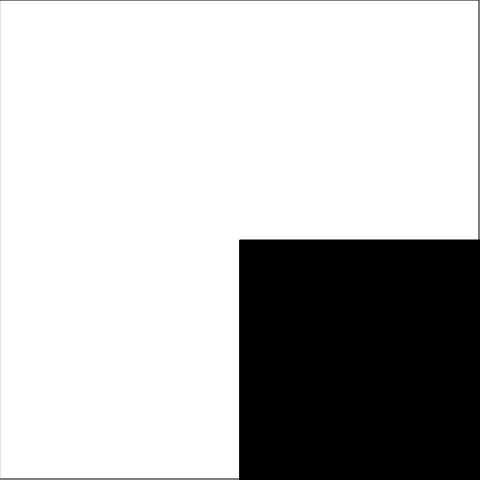
Frame 1 (no input)
Frame 60 (no input): identical to frame 1, image omitted
Frame 120 (the mouse pressed at the canvas centre since frame 60): identical to frame 1, image omitted

The p5.js sketch that drew this single still picture (run headless with seeded random() and noise() and a simulated clock; from frame 60 on, the mouse is pressed at the canvas centre):

// p5.js sketch
// ── sketch.js

function setup() {
  createCanvas(480, 480);
  

}

function draw() {
   background(255);
   noFill();
   stroke(0);
   rect (0, 0, width-1, height-1);

   fill(0);
   if ( mouseX < width /2 &&
        mouseY > height/2 ) {
        rect (0, 0, width/2, height/2);
   }else if ( mouseX < width /2 &&
        mouseY > height/2 ) {
        rect (0, height/2, width/2, height/2);
   }else if ( mouseX > width /2 &&
        mouseY < height/2 ) {
        rect (width/2, 0, width/2, height/2);
    }else {
      rect (width/2, height/2, width/2, height/2);
    }
 }
